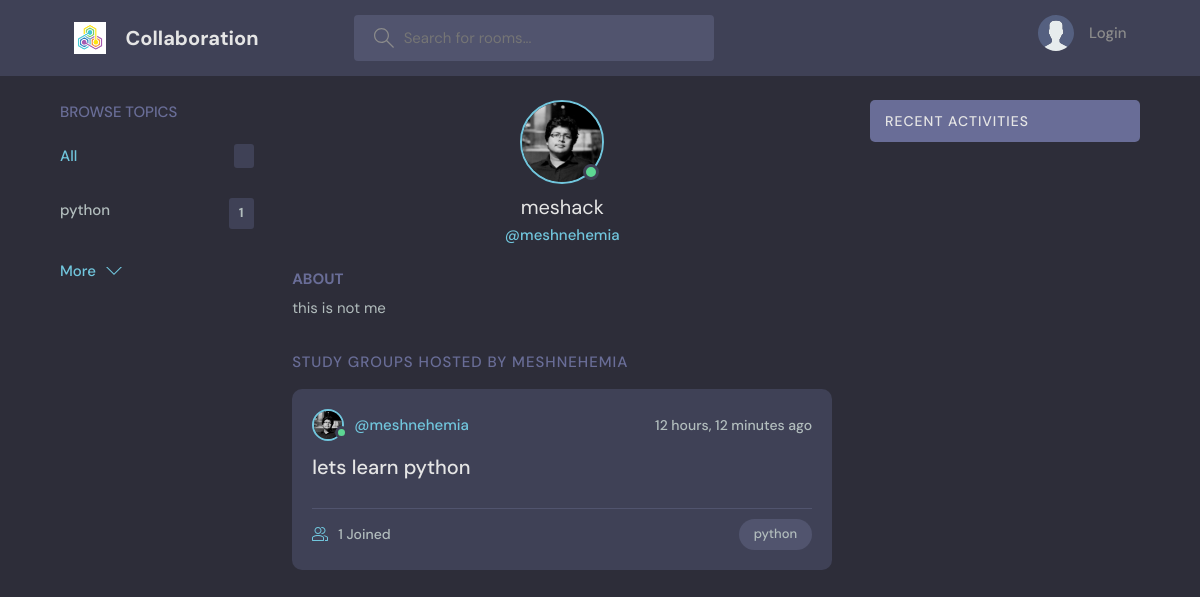
/profile/2/, run on an earlier commit of the app's database.
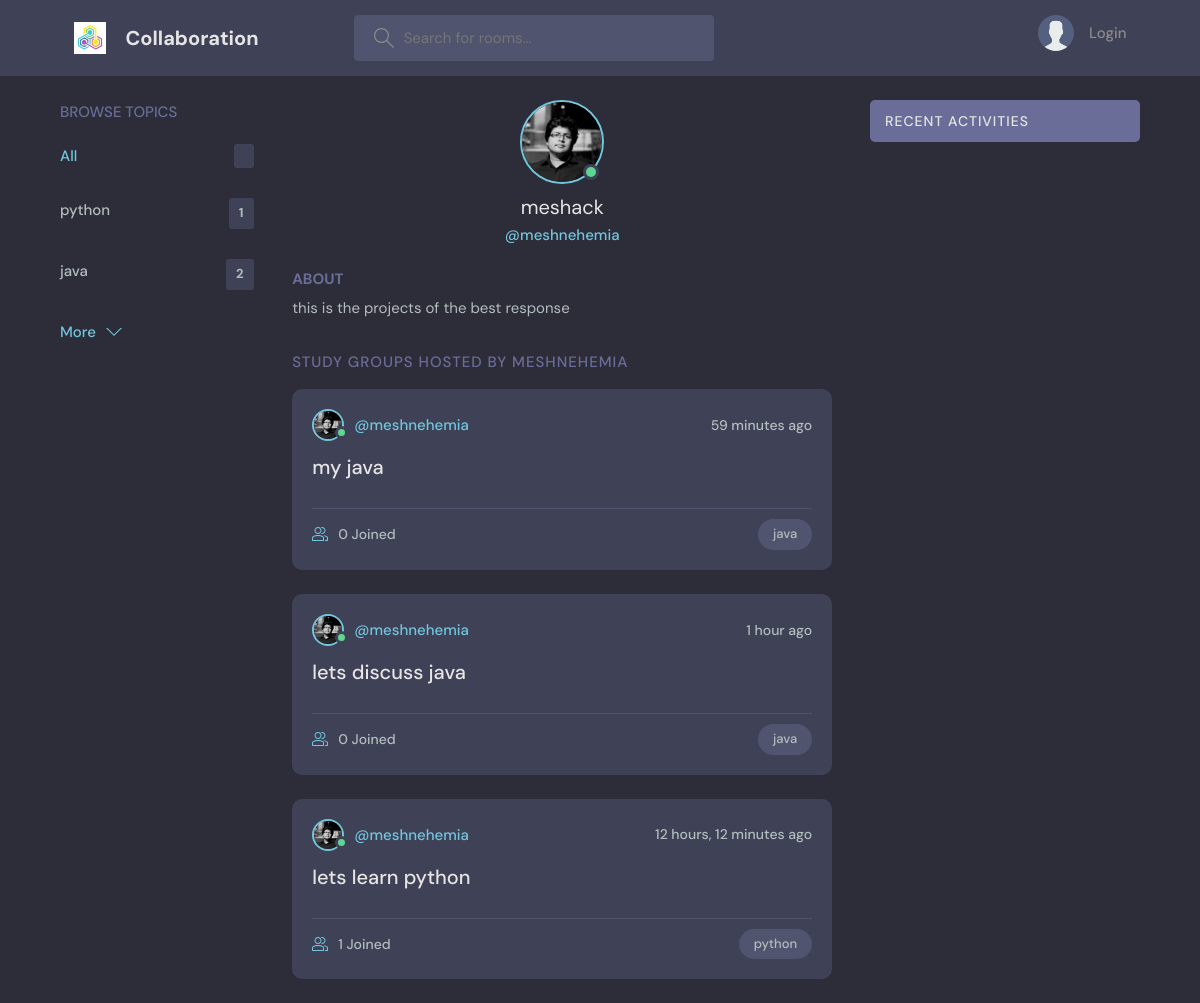
And on a later commit of the database.
### socialmedia/models.py (models this page shows, shortened)
class Topic(models.Model):
    name =models.CharField(max_length=200)

class User(AbstractUser):
    name = models.CharField(max_length=200, null=True)
    email = models.EmailField(unique=True,null =True)
    bio =models.TextField(null=True)
    avator = models.ImageField(null =True,default="avatar.svg")
    USERNAME_FIELD = 'email'
    REQUIRED_FIELDS =[]

class Room(models.Model):
    host =models.ForeignKey(User,on_delete=models.SET_NULL,null=True)
    topic  =models.ForeignKey(Topic,on_delete=models.SET_NULL,null=True)
    name =models.CharField(max_length=200)
    description =models.TextField(null=True,blank=True)
    participants = models.ManyToManyField(User, related_name ='participants',blank=True)
    updated =models.DateTimeField(auto_now=True)
    created =models.DateTimeField(auto_now_add=True)
    class Meta:
        ordering =['-updated' , '-created']

### socialmedia/views.py (the view)
# urls.py: path('profile/<str:pk>/',views.userProfile, name='user-profile'),
def userProfile(request,pk):
    user =User.objects.get(id=pk)
    rooms = user.room_set.all()
    room_messages = user.message_set.all()
    topics = Topic.objects.all()
    context ={'user':user,'rooms':rooms,'room_messages':room_messages,'topics':topics}
    return render (request,'socialmedia/profile.html',context)

### socialmedia/templates/socialmedia/profile.html (shortened to what this page needs)
{% extends 'main.html' %}
{% block content %}
  <main class="profile-page layout layout--3">
    <div class="container">
      {% include 'socialmedia/topics_component.html'%}
      <div class="roomList">
        <div class="profile">
          <div class="profile__avatar">
            <div class="avatar avatar--large active">
              <img src="{{user.avator.url}}" />
            </div>
          </div>
          <div class="profile__info">
            <h3>{{user.name}}</h3>
            <p>@{{user.username}}</p>
          </div>
          <div class="profile__about">
            <h3>About</h3>
            <p>
              {{user.bio}}
            </p>
          </div>
        </div>
        <div class="roomList__header">
          <div>
            <h2>Study Groups Hosted by {{user.username}}</a>
            </h2>
          </div>
        </div>
        {% include 'socialmedia/feed_component.html'%}
      </div>
      {% include 'socialmedia/activity_component.html'%}
    </div>
  </main>
  {% endblock content %}

### templates/main.html (shortened to what this page needs)
<!DOCTYPE html>
{%load static%}
<html lang="en">
  <head>
    <link rel="stylesheet" href="{% static 'styles/style.css'%}" />
  </head>
  <body>
        {%include 'navbar.html'%}
        {%block content %}
        {% endblock content%}
  </body>
</html>

### templates/navbar.html (shortened to what this page needs)
{%load static %}
<header class="header header--loggedIn">
    <div class="container">
      <a href="{%url 'home'%}" class="header__logo">
        <img src="{% static 'images/icons/logo.png'%}" />
        <h1>Collaboration</h1>
      </a>
      <form class="header__search" action="{%url 'home'%}" method="get">
        <label>
          <input type ="text" name="q" placeholder="Search for rooms..." />
        </label>
      </form>
      <nav class="header__menu">
        {%  if request.user.is_authenticated %}
            <div class="header__user">
            <a href="{% url 'user-profile' request.user.id %}">
                <div class="avatar avatar--medium active">
                <img src="{{request.user.avator.url}}" />
                </div>
                <p>{{request.user.username }} <span>{{request.user.username }}</span></p>
            </a>
            <button class="dropdown-button">
                <svg version="1.1" xmlns="http://www.w3.org/2000/svg" width="32" height="32" viewBox="0 0 32 32">
                <title>chevron-down</title>
                <path d="M16 21l-13-13h-3l16 16 16-16h-3l-13 13z"></path>
                </svg>
            </button>
            </div>
        {% else %}
            <a href="{% url 'login' %}">
                <img src="{% static 'images/avatar.svg'%}" />
                <p>Login</p>
            </a>
        {%endif%}
      </nav>
    </div>
  </header>

### socialmedia/templates/socialmedia/topics_component.html
<div class="topics">
    <div class="topics__header">
      <h2>Browse Topics</h2>
    </div>
    <ul class="topics__list">
      <li>
        <a href="{% url 'home' %}" class="active">All <span>{{topic.count}}</span></a>
      </li>
      {%for topic in topics %}
        <li>
            <a href="{% url 'home' %}?q={{topic.name}}">{{topic.name}} <span>{{topic.room_set.all.count}}</span></a>
        </li>
      {%endfor%}
    </ul>
    <a class="btn btn--link" href="{% url 'topics'%}">
      More
      <svg version="1.1" xmlns="http://www.w3.org/2000/svg" width="32" height="32" viewBox="0 0 32 32">
        <title>chevron-down</title>
        <path d="M16 21l-13-13h-3l16 16 16-16h-3l-13 13z"></path>
      </svg>
    </a>
</div>

### socialmedia/templates/socialmedia/feed_component.html (shortened to what this page needs)
{%for room in rooms%}
    <div class="roomListRoom">
        <div class="roomListRoom__header">
        <a href="{% url 'user-profile' room.host.id %}" class="roomListRoom__author">
            <div class="avatar avatar--small active">
            <img src="{{room.host.avator.url}}" />
            </div>
            <span>@{{room.host.username}}</span>
        </a>
        <div class="roomListRoom__actions">
            <span>{{room.created|timesince}} ago</span>
        </div>
        </div>
        <div class="roomListRoom__content">
        <a href="{% url 'room' room.id%}">{{room.name}}</a>
        </div>
        <div class="roomListRoom__meta">
        <a  href="{% url 'room' room.id%}"  class="roomListRoom__joined">
            {{ room.participants.all.count }} Joined
        </a>
        <p class="roomListRoom__topic">{{room.topic.name}}</p>
        </div>
    </div>
{%endfor%}

### socialmedia/templates/socialmedia/activity_component.html (shortened to what this page needs)
<div class="activities">
    <div class="activities__header">
      <h2>Recent Activities</h2>
    </div>
  </div>

What changed in the data, as far as the page shows it:
added Topic: name "java", room_set.all.count "2"
changed User "meshack": bio "this is not me" → "this is the projects of the best response"
added Room: host.avator (picture), host.username "meshnehemia", created "59 minutes", name "my java", participants.all.count "0", topic.name "java"
added Room: host.avator (picture), host.username "meshnehemia", created "1 hour", name "lets discuss java", participants.all.count "0", topic.name "java"
